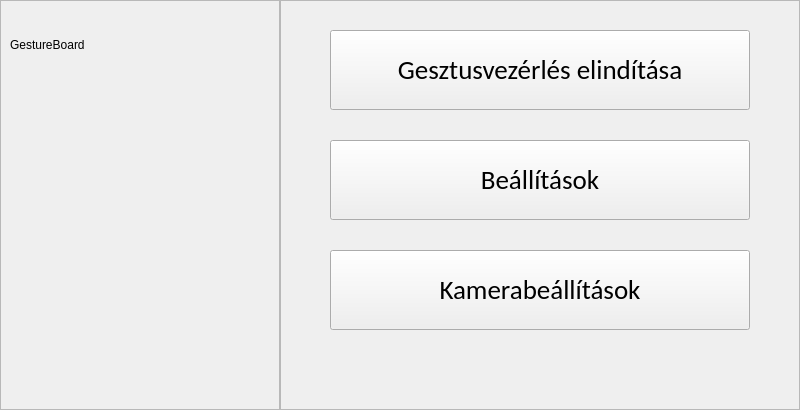
<?xml version="1.0" encoding="UTF-8"?>
<ui version="4.0">
 <class>MainWindow</class>
 <widget class="QWidget" name="MainWindow">
  <property name="geometry">
   <rect>
    <x>0</x>
    <y>0</y>
    <width>800</width>
    <height>410</height>
   </rect>
  </property>
  <property name="windowTitle">
   <string>GestureBoard</string>
  </property>
  <widget class="QFrame" name="frameBlue">
   <property name="geometry">
    <rect>
     <x>0</x>
     <y>0</y>
     <width>280</width>
     <height>410</height>
    </rect>
   </property>
   <property name="frameShape">
    <enum>QFrame::Shape::StyledPanel</enum>
   </property>
   <property name="frameShadow">
    <enum>QFrame::Shadow::Raised</enum>
   </property>
   <widget class="QLabel" name="lblTitle">
    <property name="geometry">
     <rect>
      <x>10</x>
      <y>20</y>
      <width>240</width>
      <height>50</height>
     </rect>
    </property>
    <property name="text">
     <string>GestureBoard</string>
    </property>
   </widget>
  </widget>
  <widget class="QFrame" name="frameButtons">
   <property name="geometry">
    <rect>
     <x>280</x>
     <y>0</y>
     <width>520</width>
     <height>410</height>
    </rect>
   </property>
   <property name="frameShape">
    <enum>QFrame::Shape::StyledPanel</enum>
   </property>
   <property name="frameShadow">
    <enum>QFrame::Shadow::Raised</enum>
   </property>
   <widget class="QPushButton" name="btnCameraOptions">
    <property name="geometry">
     <rect>
      <x>50</x>
      <y>250</y>
      <width>420</width>
      <height>80</height>
     </rect>
    </property>
    <property name="font">
     <font>
      <family>Calibri</family>
      <pointsize>20</pointsize>
     </font>
    </property>
    <property name="styleSheet">
     <string notr="true"/>
    </property>
    <property name="text">
     <string>Kamerabeállítások</string>
    </property>
   </widget>
   <widget class="QPushButton" name="btnOptions">
    <property name="geometry">
     <rect>
      <x>50</x>
      <y>140</y>
      <width>420</width>
      <height>80</height>
     </rect>
    </property>
    <property name="font">
     <font>
      <family>Calibri</family>
      <pointsize>20</pointsize>
     </font>
    </property>
    <property name="styleSheet">
     <string notr="true"/>
    </property>
    <property name="text">
     <string>Beállítások</string>
    </property>
   </widget>
   <widget class="QPushButton" name="btnStart">
    <property name="geometry">
     <rect>
      <x>50</x>
      <y>30</y>
      <width>420</width>
      <height>80</height>
     </rect>
    </property>
    <property name="font">
     <font>
      <family>Calibri</family>
      <pointsize>20</pointsize>
     </font>
    </property>
    <property name="styleSheet">
     <string notr="true"/>
    </property>
    <property name="text">
     <string>Gesztusvezérlés elindítása</string>
    </property>
   </widget>
  </widget>
  <zorder>frameButtons</zorder>
  <zorder>frameBlue</zorder>
 </widget>
 <resources/>
 <connections/>
</ui>
